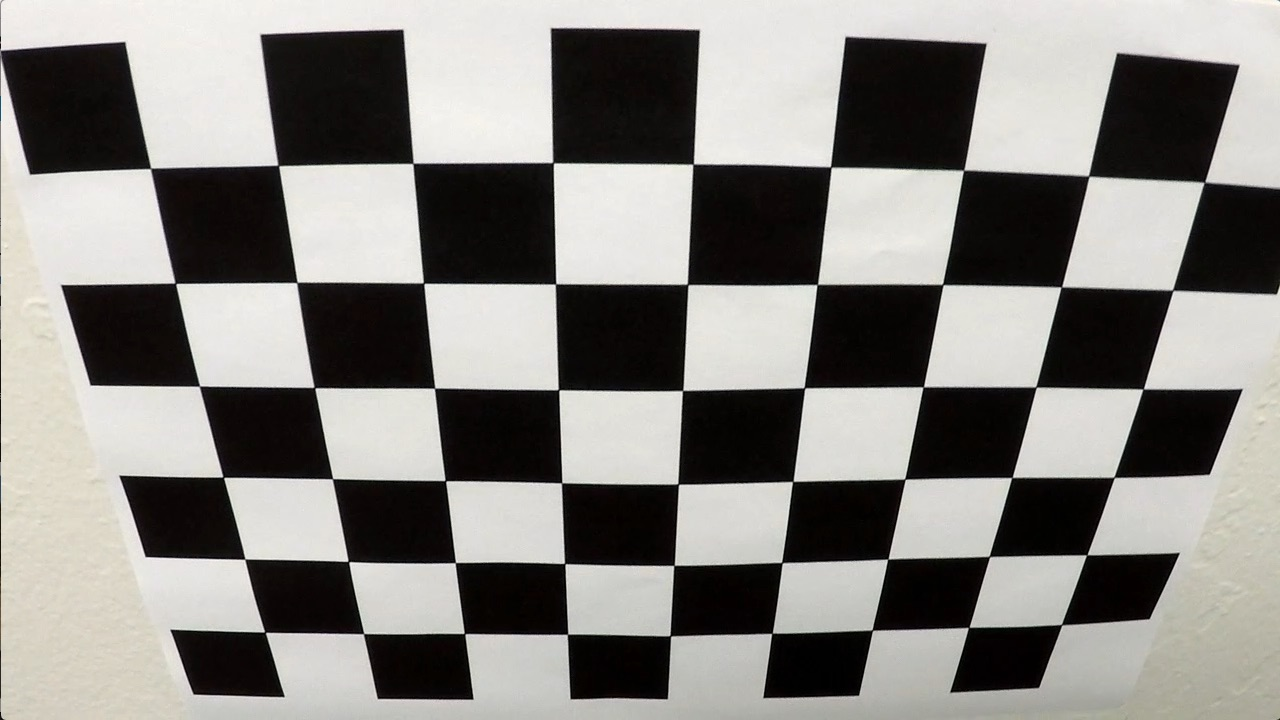
#> input picture camera_cal/calibration2.jpg, 1280 x 720 px
$ jupyter execute Untitled.ipynb   (shell and % lines are left out)   (older library calls are emulated)
#> lines starting #> are read from the running program, lines starting #| are printed output that depends on the picture; after the words box and inside, x2 and y2 are one past the last pixel; in counts of white or black regions, pixels touching at a corner belong together
[cell 1]
import numpy as np
import cv2
import matplotlib.pyplot as plt
import matplotlib.image as mpimg

img = mpimg.imread("camera_cal/calibration2.jpg")
#> img is the input picture: shape (720, 1280, 3); mean R, G, B 134.4, 132.4, 128.5
plt.imshow(img)

[cell 2]
import glob


#make a list of calibration images
images = glob.glob("camera_cal/calibration*.jpg")


nx = 9 #number of inside corners in x
ny = 6 #number of inside corners in y
#3d points in real world space
objpoints = []
#2d points in image plane
imgpoints = []

objp = np.zeros((6*9,3),np.float32)
objp[:,:2] = np.mgrid[0:9,0:6].T.reshape(-1,2)


for fname in images:
    img = cv2.imread(fname)
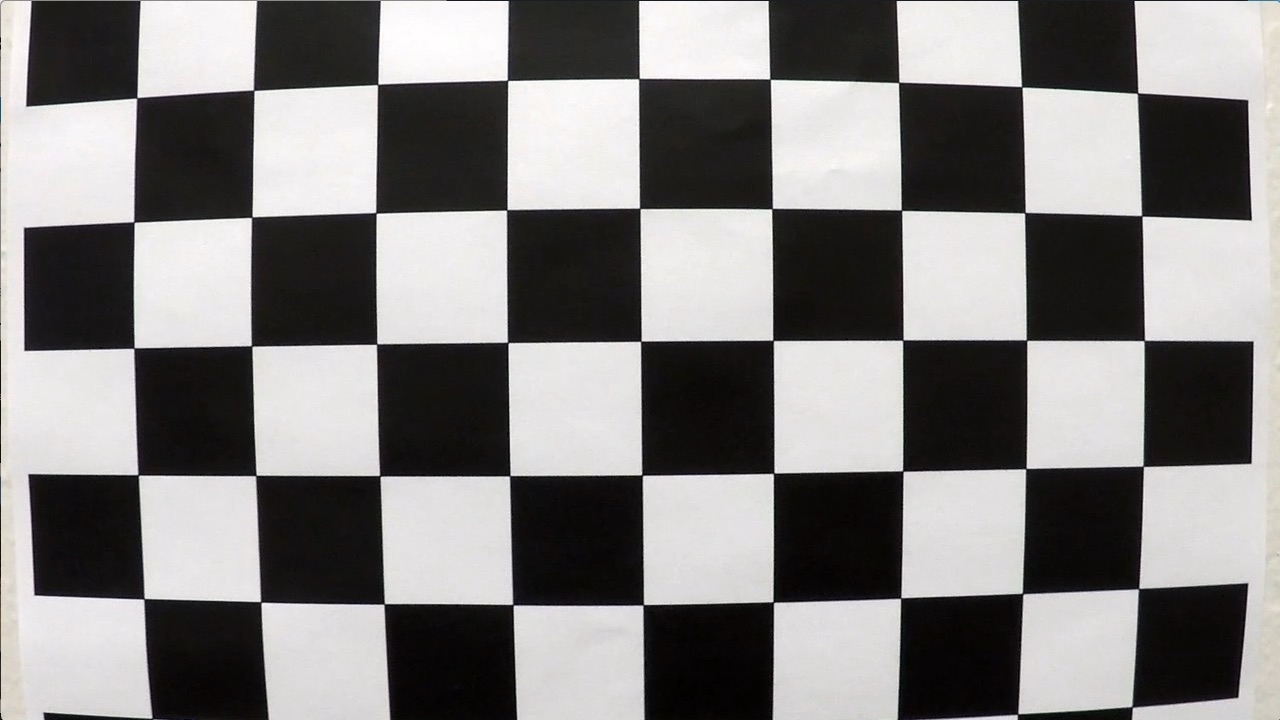
#> input picture camera_cal/calibration1.jpg, 1280 x 720 px
#> img is the input picture: shape (720, 1280, 3); mean B, G, R 127.8, 128.4, 130.1
    #convert to grayscale
    gray = cv2.cvtColor(img, cv2.COLOR_BGR2GRAY)

    # Find the chessboard corners
    ret, corners = cv2.findChessboardCorners(gray, (nx, ny), None)
#> ret = False; corners = None

    #if corners are found, add object points, image points
    if ret == True:
        imgpoints.append(corners)
        objpoints.append(objp)
        # Draw and display the corners
        cv2.drawChessboardCorners(img, (nx, ny), corners, ret)
        plt.figure()
        plt.imshow(img)
#> pass 2 of the loop `for fname in images:`:
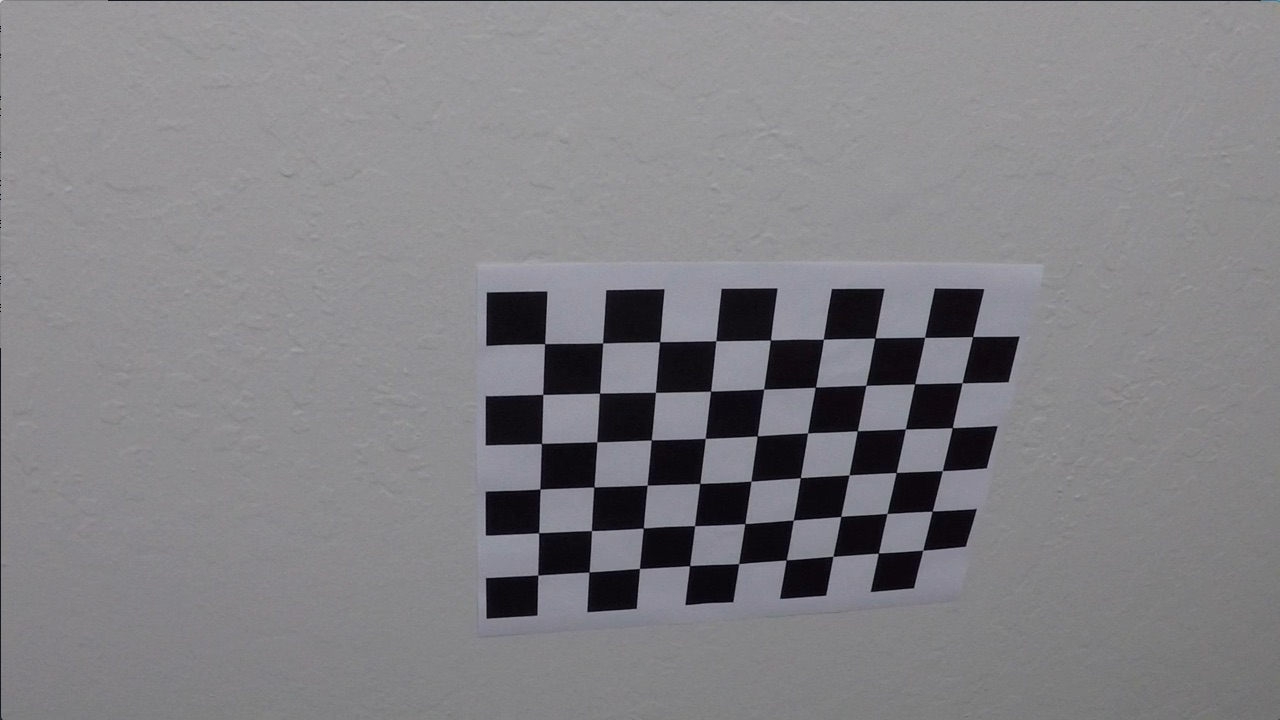
#> input picture camera_cal/calibration10.jpg, 1280 x 720 px
#> img is the input picture: shape (720, 1280, 3); mean B, G, R 133.1, 129.4, 130.2
#> ret = True; corners = 54 rows, first 8: [545.3, 343.1], [602.7, 342.8], [660.1, 341.3], [715.8, 340.7], [770.6, 340], [823.5, 339.2], [874.3, 338.5], [925.1, 337.4]
#> `cv2.drawChessboardCorners(img, (nx, ny), corners, ret)`:
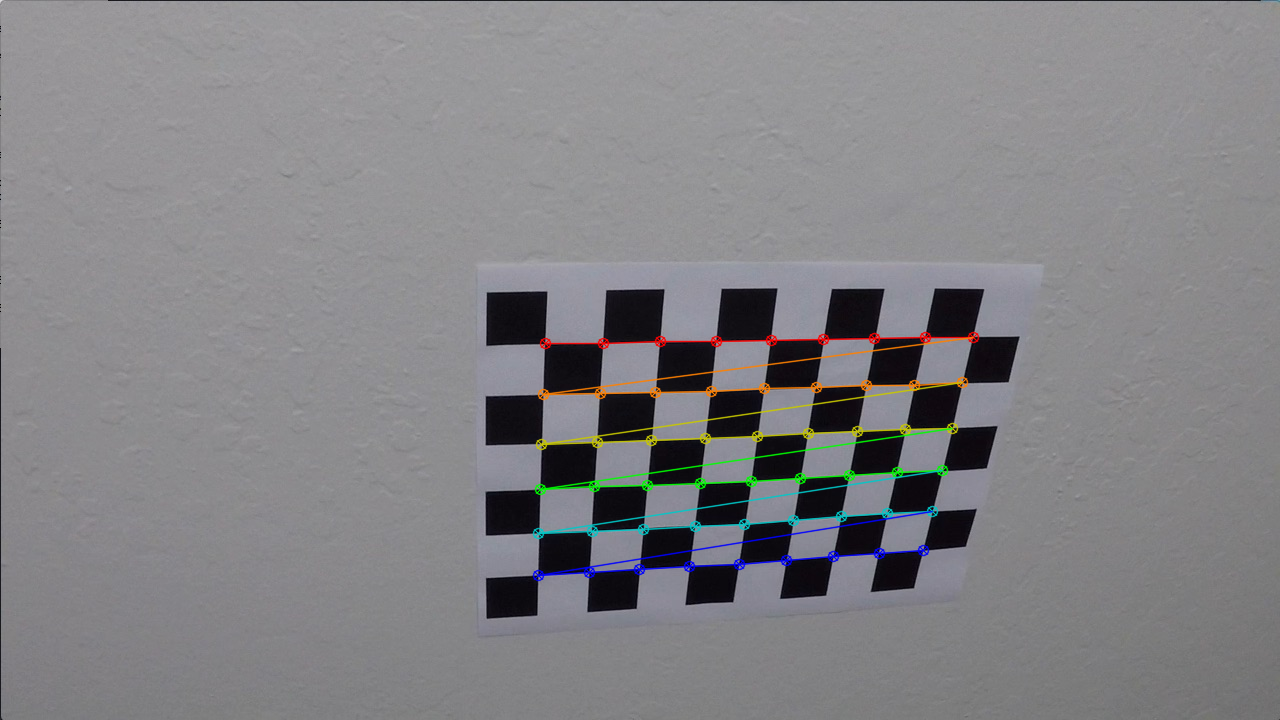
#> img: shape (720, 1280, 3); 1.91% of pixels changed, all inside (x1, y1, x2, y2) = (532, 331, 980, 582)
#> pass 3 of the loop `for fname in images:`:
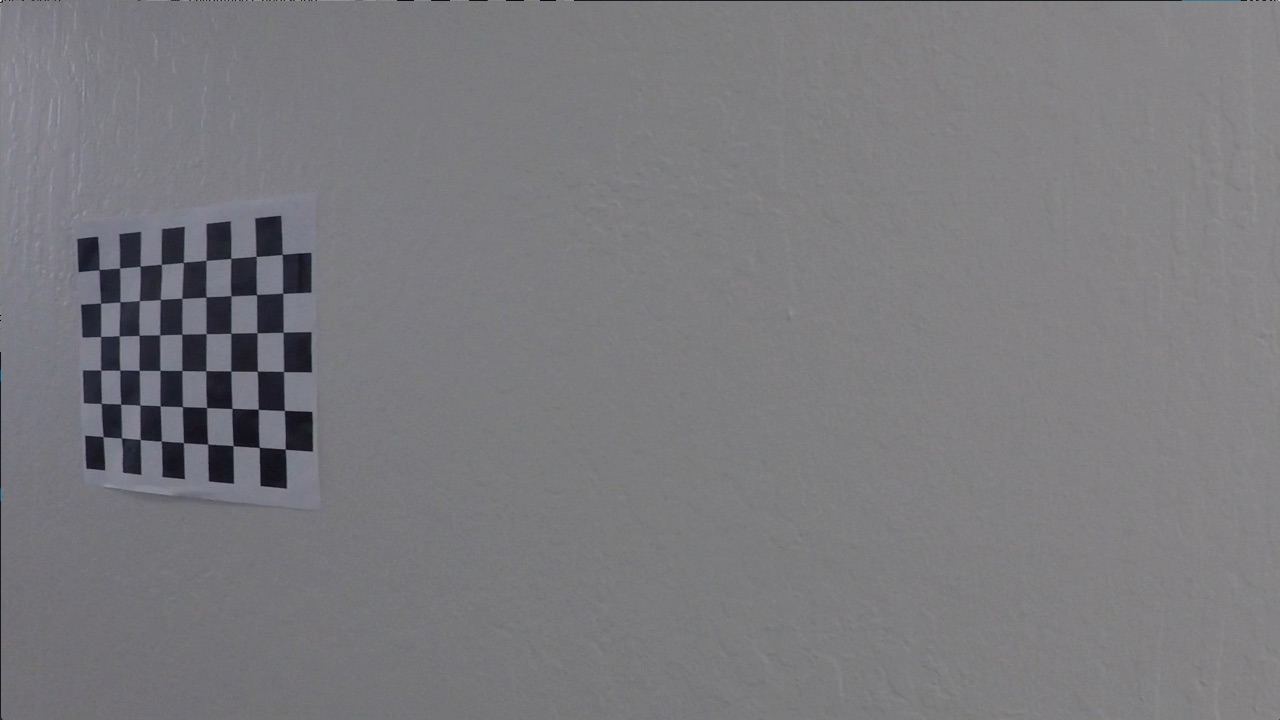
#> input picture camera_cal/calibration11.jpg, 1280 x 720 px
#> img is the input picture: shape (720, 1280, 3); mean B, G, R 125.2, 121.7, 122.2
#> corners = 54 rows, first 8: [99.22, 269.6], [119.6, 268], [140.1, 266.1], [161.3, 264.5], [183.3, 262.5], [206.1, 260.3], [230.7, 258.2], [256.2, 256.3]
#> `cv2.drawChessboardCorners(img, (nx, ny), corners, ret)`:
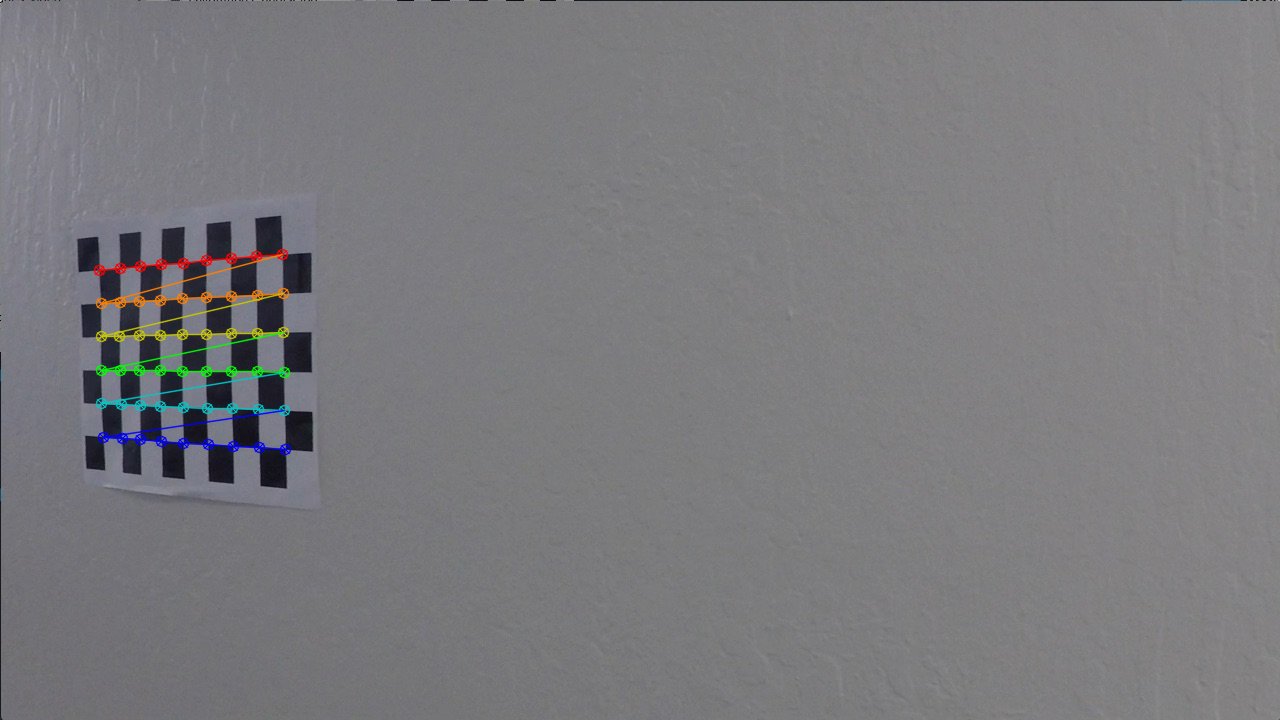
#> img: shape (720, 1280, 3); 1.11% of pixels changed, all inside (x1, y1, x2, y2) = (93, 248, 292, 456)
#> the loop made 4 passes; the first 3 are shown
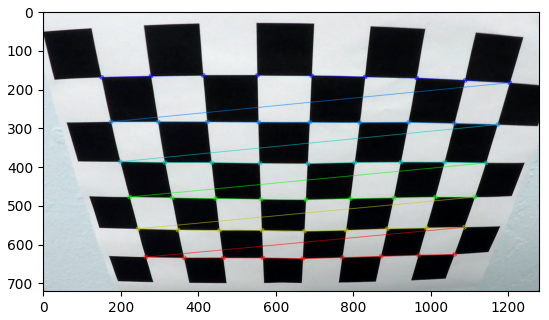
#> figure drawn by matplotlib, 1 panel; B, G, R data is drawn as R, G, B

[cell 3]
def cal_undistort(img, objpoints, imgpoints):
    # Use cv2.calibrateCamera() and cv2.undistort()
    img_size = (img.shape[1], img.shape[0])
#> img_size = (1280, 720)
    # Do camera calibration given object points and image points
    ret, mtx, dist, rvecs, tvecs = cv2.calibrateCamera(objpoints, imgpoints, img_size,None,None)
    undist = cv2.undistort(img, mtx, dist, None, mtx)
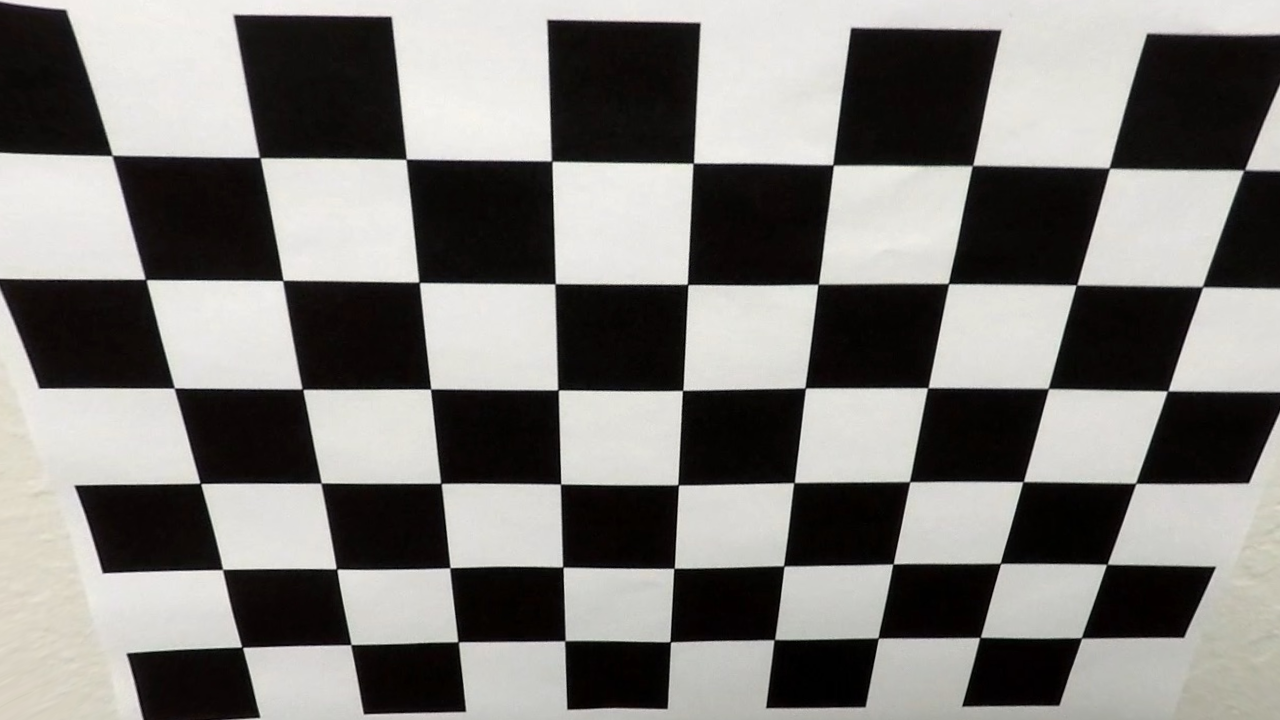
#> undist: shape (720, 1280, 3); mean B, G, R 121, 124.2, 126.1
    return undist

[cell 4]
distorted = cv2.imread("camera_cal/calibration2.jpg")
undistorted =  cal_undistort(distorted, objpoints, imgpoints)
f, (ax1, ax2) = plt.subplots(1, 2, figsize=(24, 9))
f.tight_layout()
ax1.imshow(distorted)
ax1.set_title('Distorted Image', fontsize=50)
ax2.imshow(undistorted)
ax2.set_title('Undistorted Image', fontsize=50)
plt.subplots_adjust(left=0., right=1, top=0.9, bottom=0.)
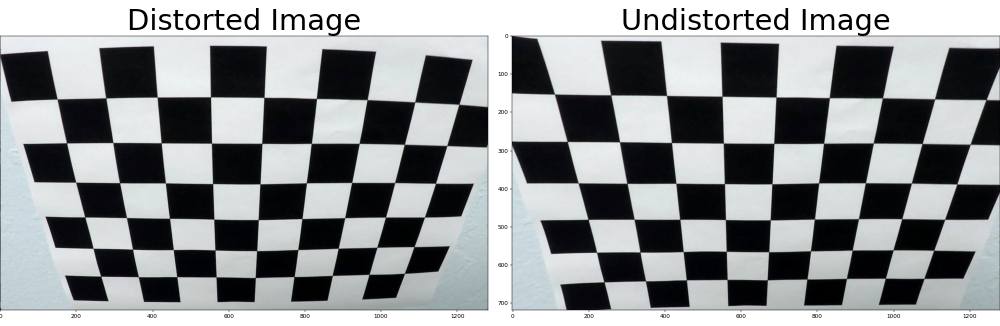
#> figure drawn by matplotlib, 2 panels; B, G, R data is drawn as R, G, B
